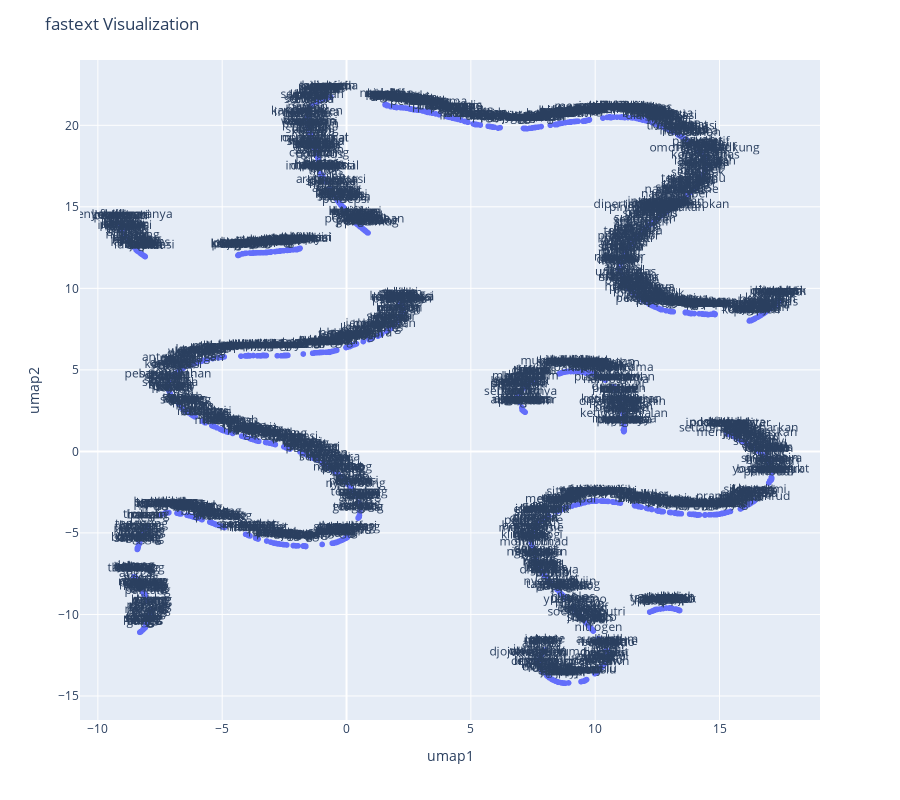

Here is the notebook cell this chart was saved with:
### Code cell
X = UMAP().fit_transform(fastext.vectors)

df2 = pd.DataFrame(X, columns=['umap1', 'umap2'])
df2['word'] = fastext.index_to_key

fig = px.scatter(df2, x='umap1', y='umap2', text='word')
fig.update_traces(textposition='top center')
fig.update_layout(height = 800,
                  title_text = 'fastext Visualization')
fig.show()

### Figure 1 — Plotly figure (JSON) as saved in the notebook; plotly's stock layout.template omitted (floating-point values rounded to 4 significant figures; data arrays with more than 128 entries replaced by an {"elided": "..."} marker saying what was removed)
{"data": [{"hovertemplate": "umap1=%{x}<br>umap2=%{y}<br>word=%{text}<extra></extra>", "legendgroup": "", "marker": {"color": "#636efa", "symbol": "circle"}, "mode": "markers+text", "name": "", "showlegend": false, "text": {"elided": "2422 str values"}, "textposition": "top center", "type": "scattergl", "x": {"elided": "2422 float values"}, "xaxis": "x", "y": {"elided": "2422 float values"}, "yaxis": "y"}], "layout": {"height": 800, "legend": {"tracegroupgap": 0}, "margin": {"t": 60}, "title": {"text": "fastext Visualization"}, "xaxis": {"anchor": "y", "domain": [0, 1], "title": {"text": "umap1"}}, "yaxis": {"anchor": "x", "domain": [0, 1], "title": {"text": "umap2"}}}}
